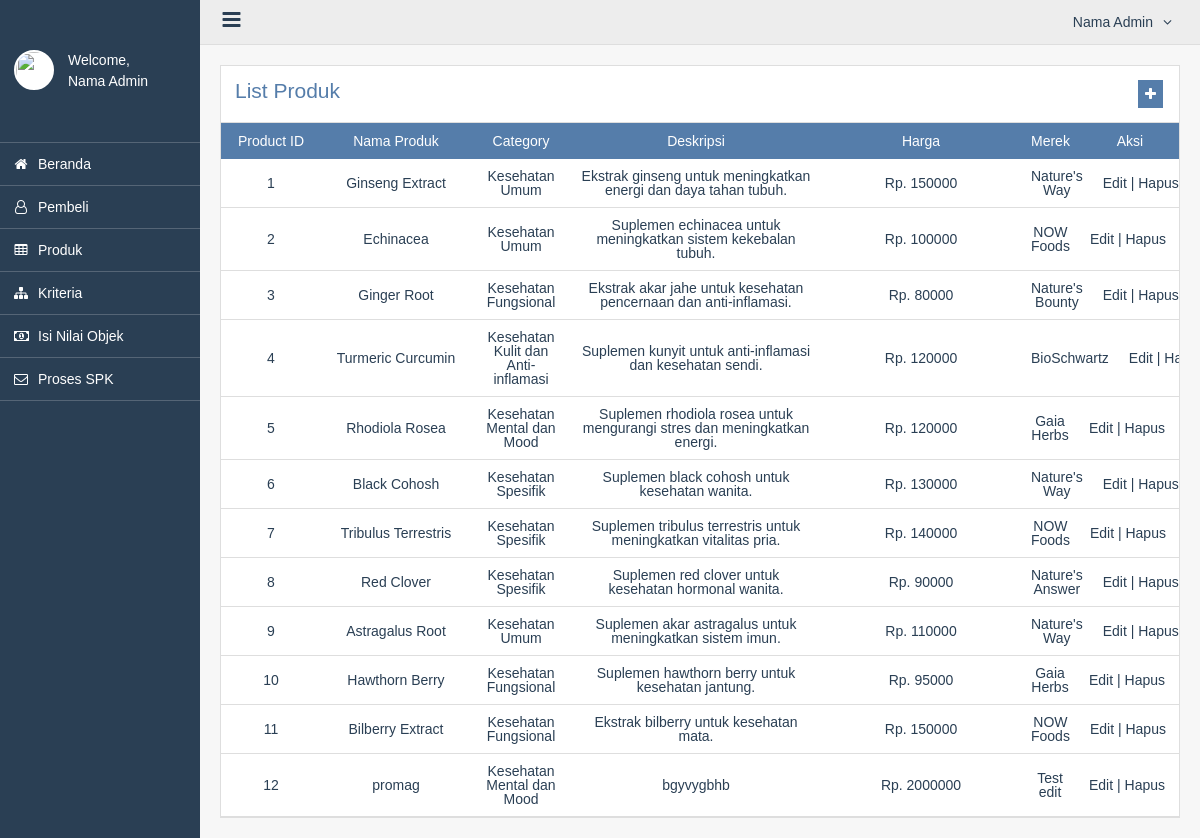
The app's page /produk.php (signed in) with its own data.
### tables this page shows
CREATE TABLE `products` (
  `product_id` int(11) NOT NULL,
  `name` varchar(255) NOT NULL,
  `category` varchar(255) DEFAULT NULL,
  `description` text DEFAULT NULL,
  `price` int(11) DEFAULT NULL,
  `brand` varchar(255) DEFAULT NULL,
  `efektivitas` int(11) NOT NULL,
  `keamanan` int(11) NOT NULL,
  `ketersediaan` int(11) NOT NULL,
  `popularitas` int(11) NOT NULL,
  `total_relatif` varchar(255) NOT NULL
);

### produk.php (shortened to what this page needs)
<!DOCTYPE html>
<?php
include './proses/onek.php';
?>
<html lang="en">
<?php include('component/header.php'); ?>
<body>
    <div class="container">
        <?php include('component/sidebar.php'); ?>
        <div class="mainArea">
            <?php include('component/navbar.php'); ?>
            <div class="mainContent">
                <form action="" method="GET" name="listForm" class="form scrollX">
                    <div class="formHeader row">
                        <h2 class="text-1 fl">List Produk</h2>
                        <div class="fr">
                            <a href="#open-product-add" class="btnAdd fa fa-plus bg-1 text-fff"></a>
                        </div>
                    </div>
                    <div class="table">
                        <div class="row bg-1">
                            <div class="cell cell-100 text-center text-fff">Product ID</div>
                            <div class="cell cell-150 text-center text-fff">Nama Produk</div>
                            <div class="cell cell-100 text-center text-fff">Category</div>
                            <div class="cell cell-250 text-center text-fff">Deskripsi</div>
                            <div class="cell cell-200 text-center text-fff">Harga</div>
                            <div class="cell cell-100p text-center text-fff">Merek</div>
                            <div class="cell cell-100 text-center text-fff"> Aksi </div>
                        </div>
                        <ul>
                            <?php
                            $no = 1;
                            $select = mysqli_query($dbcon, "SELECT * FROM products");
                            while ($data = mysqli_fetch_array($select)) {
                            ?>
                                <li class="row">
                                    <div class="cell cell-100 text-center"><?php echo $no; ?></div>
                                    <div class="cell cell-150 text-center"><?php echo $data['name']; ?></div>
                                    <div class="cell cell-100 text-center"><?php echo $data['category']; ?></div>
                                    <div class="cell cell-250 text-center"><?php echo $data['description']; ?></div>
                                    <div class="cell cell-200 text-center">Rp. <?php echo $data['price']; ?></div>
                                    <div class="cell cell-100p text-center"><?php echo $data['brand']; ?></div>
                                    <div class="cell cell-100">
                                        <a href="#open-product-edit<?php echo $data['product_id']; ?>" class="button" data-toggle="modal" data-target="#open_modal<?php echo $data['product_id']; ?>">Edit</a> |
                                        <a href='proses/hapusa_produk.php?name=<?= $data['product_id']; ?>' onclick="return confirm('Apakah yakin menghapus ?')">Hapus</a>
                                    </div>
                                </li>
                            <?php $no++;
                            } ?>
                        </ul>
                    </div>
                </form>
            </div>
        </div>
    </div>
</body>
</html>

### css/style.css (style rules this page uses)
h1, h2, h3, h4, h5, h6, p, dt, dd, th, td, li, a { line-height: 1; font-weight: normal; }
body, h1, h2, h3, h4, h5, h6, p, dl, dt, dd, table, tr, thead, tbody, th, td, ul, li, a { margin: 0; padding: 0; }
ul { list-style: none; }
a, a:hover, a:focus, a:visited { display: inline-block; text-decoration: none; }
a { color: inherit; font-size: inherit; font-weight: inherit; line-height: inherit; }
body { font-family: Arial, sans-serif; }
.text-fff { color: #fff; }
.text-center { text-align: center !important; }
.row:before, .row:after { content: ""; display: table; }
.row:after { clear: both; }
.fl { float: left; }
.fr { float: right; }
body { font-family: "SFU Futura", Arial, sans-serif; font-size: 14px; color: #2a3f54; background: #f7f7f7; }
.bg-1 { background: #557daa; }
.text-1 { color: #557daa; }
.container { display: flex; display: -webkit-flex; padding-left: 200px; transition: 0.5s; }
.mainArea { width: 100%; overflow: hidden; }
.mainContent { padding: 20px; }
.form { background: #fff; border: 1px solid #dedede; }
.formHeader { padding: 1em; background: #fff; border-bottom: 1px solid #dedede; }
.btnAdd, .btnSave, .btnEdit, .btnRemove { padding: 0.5em; margin: 0 2px; }
.scrollX { width: 100%; overflow-x: scroll; }
.table { width: 100%; min-width: 768px; }
.table .row { width: 100%; }
.table .row .cell { display: table-cell; padding: 10px; vertical-align: middle; }
.table > ul > li { border-bottom: 1px solid #dedede; }
.table .cell-100 { -max-width: 100px; min-width: 100px; }
.table .cell-150 { -max-width: 150px; min-width: 150px; }
.table .cell-200 { -max-width: 200px; min-width: 200px; }
.table .cell-250 { -max-width: 250px; min-width: 250px; }
.table .cell-100p { width: 100%; }

### records on screen
products: name "Ginseng Extract", category "Kesehatan Umum", description "Ekstrak ginseng untuk meningkatkan energi dan daya tahan tubuh.", price "150000", brand "Nature's Way"
products: name "Echinacea", category "Kesehatan Umum", description "Suplemen echinacea untuk meningkatkan sistem kekebalan tubuh.", price "100000", brand "NOW Foods"
products: name "Ginger Root", category "Kesehatan Fungsional", description "Ekstrak akar jahe untuk kesehatan pencernaan dan anti-inflamasi.", price "80000", brand "Nature's Bounty"
products: name "Turmeric Curcumin", category "Kesehatan Kulit dan Anti-inflamasi", description "Suplemen kunyit untuk anti-inflamasi dan kesehatan sendi.", price "120000", brand "BioSchwartz"
products: name "Rhodiola Rosea", category "Kesehatan Mental dan Mood", description "Suplemen rhodiola rosea untuk mengurangi stres dan meningkatkan energi.", price "120000", brand "Gaia Herbs"
products: name "Black Cohosh", category "Kesehatan Spesifik", description "Suplemen black cohosh untuk kesehatan wanita.", price "130000", brand "Nature's Way"
products: name "Tribulus Terrestris", category "Kesehatan Spesifik", description "Suplemen tribulus terrestris untuk meningkatkan vitalitas pria.", price "140000", brand "NOW Foods"
products: name "Red Clover", category "Kesehatan Spesifik", description "Suplemen red clover untuk kesehatan hormonal wanita.", price "90000", brand "Nature's Answer"
products: name "Astragalus Root", category "Kesehatan Umum", description "Suplemen akar astragalus untuk meningkatkan sistem imun.", price "110000", brand "Nature's Way"
products: name "Hawthorn Berry", category "Kesehatan Fungsional", description "Suplemen hawthorn berry untuk kesehatan jantung.", price "95000", brand "Gaia Herbs"
products: name "Bilberry Extract", category "Kesehatan Fungsional", description "Ekstrak bilberry untuk kesehatan mata.", price "150000", brand "NOW Foods"
products: name "promag", category "Kesehatan Mental dan Mood", description "bgyvygbhb", price "2000000", brand "Test edit"

### other values on screen
$_SESSION['nama'] "Nama Admin"
